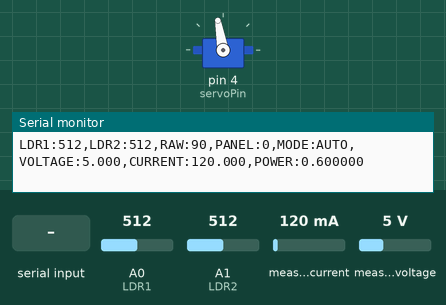
The sketch below on a simulated Arduino Uno, built with avr-gcc and run on an emulated ATmega328P. On the bench: servo, the last lines printed to the serial monitor. Inputs (shaded band) come from the test bench; at power-on: A0 (LDR1) = 512, A1 (LDR2) = 512, measured current 120 mA, measured voltage 5 V.

Above: at 1.7 s.
1.8 s: A0 (LDR1) set to 540
4.8 s: A0 (LDR1) set to 567
At 5.34 s:
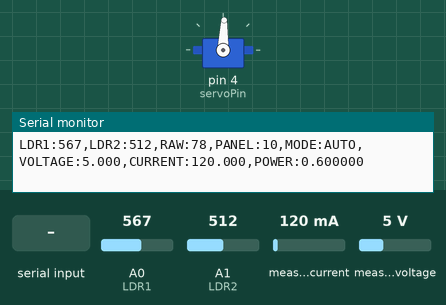
At 5.9 s:
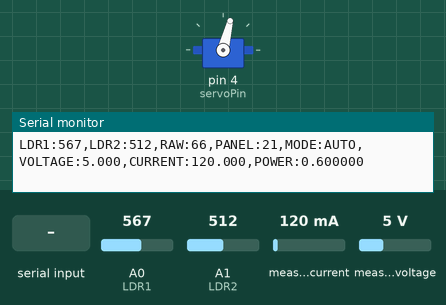
7.8 s: "STEP:\n" received over Serial
At 7.96 s:
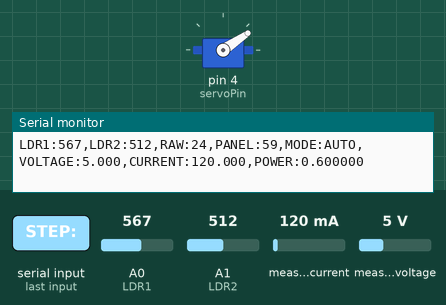
10.8 s: A1 (LDR2) set to 110
13.8 s: A1 (LDR2) set to 95
Timing chart, 0 to 16.8 s (numbered marks = the images above; inputs shaded):
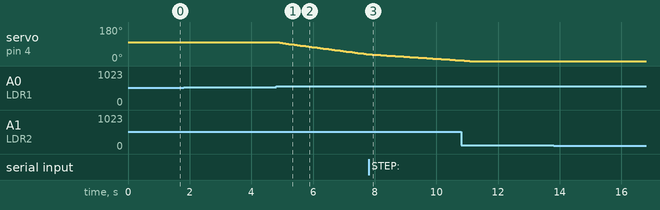

The sketch:

new_solar_trackerr.ino
```cpp
#include <Wire.h>
#include <Servo.h>
#include <Adafruit_INA219.h>

Servo solarServo;
Adafruit_INA219 ina219;


// ===============================
// PINS
// ===============================

const int LDR1 = A0;
const int LDR2 = A1;
const int servoPin = 4;


// ===============================
// SERVO CALIBRATION
// ===============================

// Actual physical servo position
// when panel is straight/up.
const int CENTER_POSITION = 100;

const int MIN_SERVO = 0;
const int MAX_SERVO = 180;


// ===============================
// TRACKING SETTINGS
// ===============================

int tolerance = 40;
int STEP_SIZE = 2;

int servoPosition = CENTER_POSITION;

bool autoMode = true;


// ===============================
// SERIAL COMMAND BUFFER
// ===============================

String commandBuffer = "";


// ===============================
// CALIBRATED RAW ANGLE
// ===============================

int getCalibratedRaw(int servo) {

  int calibratedRaw =
    servo - CENTER_POSITION + 90;

  return constrain(
    calibratedRaw,
    0,
    180
  );
}


// ===============================
// PANEL ANGLE
// ===============================
//
// Straight/up = 0°
//
// Right = positive
// Left  = negative
//
// +90° = right
// -90° = left
//

int getPanelAngle(int servo) {

  int panelAngle;

  if (servo <= CENTER_POSITION) {

    panelAngle =
      (CENTER_POSITION - servo) *
      90.0 /
      CENTER_POSITION;

  }
  else {

    panelAngle =
      -((servo - CENTER_POSITION) *
        90.0 /
        (MAX_SERVO - CENTER_POSITION));
  }

  return constrain(
    panelAngle,
    -90,
    90
  );
}


// ===============================
// CONVERT PANEL ANGLE
// TO SERVO POSITION
// ===============================

int panelAngleToServo(int angle) {

  angle = constrain(angle, -90, 90);

  int servo;

  if (angle >= 0) {

    // Right side
    // 0°   → servo 100
    // +90° → servo 0

    servo =
      CENTER_POSITION -
      (angle * CENTER_POSITION / 90.0);

  }
  else {

    // Left side
    // 0°    → servo 100
    // -90°  → servo 180

    servo =
      CENTER_POSITION +
      ((-angle) *
       (MAX_SERVO - CENTER_POSITION) /
       90.0);
  }

  return constrain(
    servo,
    MIN_SERVO,
    MAX_SERVO
  );
}


// ===============================
// PROCESS DASHBOARD COMMANDS
// ===============================

void processCommand(String command) {

  command.trim();


  // -------------------------------
  // AUTO MODE
  // -------------------------------

  if (command == "MODE:AUTO") {

    autoMode = true;
    return;
  }


  // -------------------------------
  // MANUAL MODE
  // -------------------------------

  if (command == "MODE:MANUAL") {

    autoMode = false;
    return;
  }


  // -------------------------------
  // MANUAL ANGLE
  // -------------------------------

  if (command.startsWith("ANGLE:")) {

    int angle =
      command.substring(6).toInt();

    servoPosition =
      panelAngleToServo(angle);

    solarServo.write(
      servoPosition
    );

    return;
  }


  // -------------------------------
  // TOLERANCE
  // -------------------------------

  if (command.startsWith("TOL:")) {

    int value =
      command.substring(4).toInt();

    tolerance =
      constrain(value, 5, 200);

    return;
  }


  // -------------------------------
  // TRACKING SPEED
  // -------------------------------

  if (command.startsWith("STEP:")) {

    int value =
      command.substring(5).toInt();

    STEP_SIZE =
      constrain(value, 1, 10);

    return;
  }


  // -------------------------------
  // RESET CENTER
  // -------------------------------

  if (command == "CENTER") {

    servoPosition =
      CENTER_POSITION;

    solarServo.write(
      servoPosition
    );

    return;
  }
}


// ===============================
// READ SERIAL COMMANDS
// ===============================

void readCommands() {

  while (Serial.available()) {

    char c =
      Serial.read();

    if (c == '\n') {

      processCommand(
        commandBuffer
      );

      commandBuffer = "";
    }

    else if (c != '\r') {

      commandBuffer += c;
    }
  }
}


// ===============================
// READ INA219 POWER DATA
// ===============================

void readPowerData(
  float &voltage,
  float &current_mA,
  float &power_W
) {

  // Read bus voltage
  voltage =
    ina219.getBusVoltage_V();


  // Read current in mA
  current_mA =
    ina219.getCurrent_mA();


  // --------------------------------
  // REMOVE ONLY TINY NEGATIVE NOISE
  // --------------------------------
  //
  // Your panel is very small and can
  // produce less than 1 mA under weak
  // illumination.
  //
  // Therefore we use a very small
  // dead zone instead of 2 mA.
  //

  if (current_mA < 0.0 &&
      current_mA > -0.2) {

    current_mA = 0.0;
  }


  // --------------------------------
  // CALCULATE POWER OURSELVES
  // --------------------------------
  //
  // mA → A
  //

  float current_A =
    current_mA / 1000.0;


  power_W =
    voltage * current_A;


  // --------------------------------
  // DON'T DISPLAY NEGATIVE POWER
  // --------------------------------

  if (power_W < 0.0) {

    power_W = 0.0;
  }
}


// ===============================
// SETUP
// ===============================

void setup() {

  // -------------------------------
  // SERIAL
  // -------------------------------

  Serial.begin(9600);


  // -------------------------------
  // SERVO
  // -------------------------------

  solarServo.attach(
    servoPin
  );

  servoPosition =
    CENTER_POSITION;

  solarServo.write(
    servoPosition
  );


  // -------------------------------
  // INA219
  // -------------------------------

  if (!ina219.begin()) {

    Serial.println(
      "ERROR: INA219 NOT DETECTED"
    );

    // Stop program if sensor
    // is not found.
    while (1) {

      delay(1000);
    }
  }


  Serial.println(
    "INA219 DETECTED"
  );


  delay(500);
}


// ===============================
// MAIN LOOP
// ===============================

void loop() {

  // ===============================
  // CHECK DASHBOARD COMMANDS
  // ===============================

  readCommands();


  // ===============================
  // READ LDRs
  // ===============================

  int lightLeft =
    analogRead(LDR1);

  int lightRight =
    analogRead(LDR2);


  int difference =
    lightLeft - lightRight;


  // ===============================
  // AUTOMATIC TRACKING
  // ===============================

  if (autoMode) {

    if (abs(difference) > tolerance) {

      if (lightLeft > lightRight) {

        servoPosition -= STEP_SIZE;
      }

      else if (lightRight > lightLeft) {

        servoPosition += STEP_SIZE;
      }
    }
  }


  // ===============================
  // SERVO LIMITS
  // ===============================

  servoPosition =
    constrain(
      servoPosition,
      MIN_SERVO,
      MAX_SERVO
    );


  // ===============================
  // MOVE SERVO
  // ===============================

  solarServo.write(
    servoPosition
  );


  // ===============================
  // CALCULATE ANGLES
  // ===============================

  int rawAngle =
    getCalibratedRaw(
      servoPosition
    );

  int panelAngle =
    getPanelAngle(
      servoPosition
    );


  // ===============================
  // READ INA219
  // ===============================

  float voltage = 0.0;
  float current_mA = 0.0;
  float power_W = 0.0;


  readPowerData(
    voltage,
    current_mA,
    power_W
  );


  // ===============================
  // SEND DATA
  // ===============================

  Serial.print("LDR1:");
  Serial.print(lightLeft);

  Serial.print(",LDR2:");
  Serial.print(lightRight);

  Serial.print(",RAW:");
  Serial.print(rawAngle);

  Serial.print(",PANEL:");
  Serial.print(panelAngle);

  Serial.print(",MODE:");

  if (autoMode) {
    Serial.print("AUTO");
  }
  else {
    Serial.print("MANUAL");
  }

  Serial.print(",VOLTAGE:");
  Serial.print(voltage, 3);

  Serial.print(",CURRENT:");
  Serial.print(current_mA, 3);

  Serial.print(",POWER:");
  Serial.println(power_W, 6);


  // ===============================
  // LOOP DELAY
  // ===============================

  delay(50);
}
```

Measured:
- the behaviour switches between 552 and 553 on A0 (LDR1) (found by bisection; images 0 and 1)
- after the input at 4.8 s, servo on pin 4 (servoPin): moves from 100° to 36° over 2.9 s, starting at once
